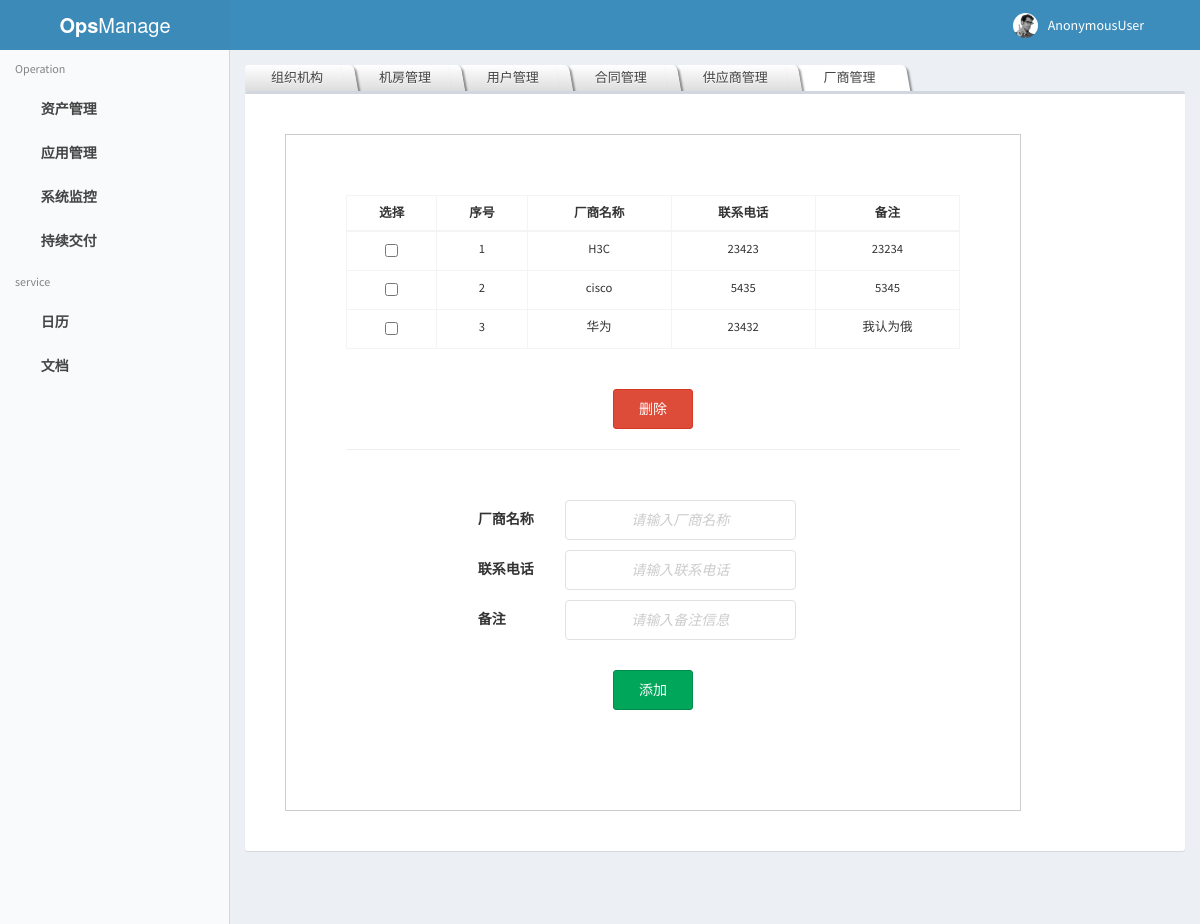
Page /cmdb/vendorManage on the committed database.
### cmdb/models.py (models this page shows, shortened)
class Vendor(models.Model):
    vendor_name = models.CharField(max_length=64, unique=True, verbose_name='厂商名称')
    vendor_phone = models.CharField(max_length=30, blank=True, null=True, verbose_name='支持电话')
    vendor_memo = models.CharField(max_length=128, blank=True, null=True, verbose_name='备注')
    class Meta:
        db_table = 'cmdb_vendor'
        verbose_name = '生产厂商'
        verbose_name_plural = verbose_name

### cmdb/views.py (the view)
def vendorManage(request):
    dvendor = request.POST.getlist('delete_vendor')
    print(dvendor)
    if len(dvendor):
        for i in dvendor:
           Vendor.objects.get(pk=i).delete()
    vendor = Vendor.objects.all()
    if request.user.is_superuser:
        Perm = 1
    else:
        Perm = 0
    context = {
        'USERNAME': str(request.user),
        'Perm': Perm,
        'vendor': vendor,
    }
    return render(request, 'cmdb/basicData/vendorManage.html',context)

### templates/cmdb/basicData/vendorManage.html (shortened to what this page needs)
{% extends "base.html" %}
{% block css_block %}
    <link href="/static/dist/css/tab_css.css" type="text/css" rel="stylesheet">
    <link href="/static/css/form2.css" type="text/css" rel="stylesheet">
{% endblock css_block %}
{% block main_content %}
<ul  id="tabs">
    <li><a href="http://127.0.0.1:8000/cmdb/orgManage" >组织机构</a></li>
    <li><a href="http://127.0.0.1:8000/cmdb/idcManage" >机房管理</a></li>
    <li><a href="http://127.0.0.1:8000/cmdb/userManage" >用户管理</a></li>
    <li><a href="http://127.0.0.1:8000/cmdb/contractManage" >合同管理</a></li>
    <li><a href="http://127.0.0.1:8000/cmdb/supplierManage" >供应商管理</a></li>
    <li id="selectedTab"><a href="http://127.0.0.1:8000/cmdb/vendorManage" >厂商管理</a></li>
</ul>
<div class="row">
        <div class="col-xs-12">
            <div class="box">
                <div class="box-body">
                    <div id="vendorManage" >
                        <section id="getintouch" >
        <div class="container">
            <form method="post" action="vendorManage">
                <table class="table table-bordered table-hover" style="font-size: 0.9em;">
                    <thead>
                    <tr>
                        <th class="text-center">选择</th>
                        <th class="text-center">序号</th>
                        <th class="text-center">厂商名称</th>
                        <th class="text-center">联系电话</th>
                        <th class="text-center">备注</th>
                    </tr>
                    </thead>
                    <tbody>
                    {% for i in vendor %}
                        <tr>
                            <td class="text-center"><input type="checkbox" name="delete_vendor" value="{{ i.pk }}"></td>
                            <td class="text-center">{{ i.pk }}</td>
                            <td class="text-center">{{ i.vendor_name }}</td>
                            <td class="text-center">{{ i.vendor_phone }}</td>
                            <td class="text-center">{{ i.vendor_memo }}</td>
                        </tr>
                    {% endfor %}
                    </tbody>
                </table>
                <div class="row  clearfix">
                    <div class="span10 offset2" style="width: 100%">
                        <input style="width: 80px;height: 40px;margin:0 auto;margin-top:20px;" type="submit"  class=" btn btn-block btn-danger " value="删除">
                    </div>
                </div>
            </form>
            <hr>
            <form class="contact" action="addVendorSubmitM" method="post" style="padding: 30px;margin:0 auto;">
                <div class="row clearfix">
                    <div class="ctrl" style="width: 60%;margin:0 auto;">
                        <label>厂商名称</label>
                        <input style="width: 66%;margin-left: 2em" type="text" name="name" placeholder="请输入厂商名称">
                    </div>
                </div>
                <div class="row clearfix">
                    <div class="ctrl" style="width: 60%;margin:0 auto;">
                        <label>联系电话</label>
                        <input style="width: 66%;margin-left: 2em" type="text" name="phone" placeholder="请输入联系电话">
                    </div>
                </div>
                <div class="row clearfix">
                    <div class="ctrl"  style="width: 60%;margin:0 auto;">
                        <label>备注</label>
                        <input style="width: 66%;margin-left: 4em" type="text" name="memo" placeholder="请输入备注信息">
                    </div>
                </div>
                <div class="row  clearfix">
                    <div class="span10 offset2" style="width: 100%">
                        <input style="width: 80px;height: 40px;margin:0 auto;margin-top:20px;" type="submit"  class="submit btn btn-block btn-success " value="添加">
                    </div>
                </div>
            </form>
        </div>
    </section>
                    </div>
                </div>
            </div>
        </div>
</div>
{% endblock main_content %}

### templates/base.html (shortened to what this page needs)
{% load staticfiles %}
<!DOCTYPE html>
<html>
<head>
    <link rel="stylesheet" href="/static/dist/bootstrap-3.3.7-dist/css/bootstrap.min.css">
    <link rel="stylesheet" href="/static/fonts/font-awesome-4.7.0/css/font-awesome.min.css">
    <link rel="stylesheet" href="/static/dist/ionicons/css/ionicons.min.css">
    <link rel="stylesheet" href="/static/dist/css/AdminLTE.css">
    <link rel="stylesheet" href="/static/dist/css/skins/skin-blue-light.min.css">
        <link rel="stylesheet" href="/static/dist/bootstrap-datepicker/dist/css/bootstrap-datepicker.min.css">
    <link rel="stylesheet" href="/static/dist/bootstrap-daterangepicker/daterangepicker.css">
    <link rel="stylesheet" href="/static/dist/bootstrap-wysihtml5/bootstrap3-wysihtml5.min.css">
    {% block css_block %} {% endblock %}
</head>
<body class="hold-transition  skin-blue-light  sidebar-mini ">
<div class="wrapper">
    <header class="main-header">
        <a href="./index.html" class="logo">
            <span class="logo-lg"><b>Ops</b>Manage</span>
        </a>
        <nav class="navbar " role="navigation">
            <a href="index.html" class="sidebar-toggle" data-toggle="push-menu" role="button">
            </a>
            <div class="navbar-custom-menu ">
                <ul class="nav navbar-nav ">
                    <li class="dropdown user user-menu">
                        <a href="#" class="dropdown-toggle" data-toggle="dropdown">
                            <img src="/static/dist/img/user2-160x160.jpg" class="user-image" alt="User Image">
                            <span class="hidden-xs">{{ USERNAME }}</span>
                        </a>
                    </li>
                    <li>
                        <a href="#" data-toggle="control-sidebar"><i class="fa fa-gears"></i></a>
                    </li>
                </ul>
            </div>
        </nav>
    </header>
    <aside class="main-sidebar">
        <section class="sidebar">
            <ul class="sidebar-menu" data-widget="tree">
                <li class="header"> Operation</li>
                <li class="treeview">
                    <a href="/cmdb/">
                        <i class="fa fa-cubes"></i>
                        <span>资产管理</span>
                        <i class="fa fa-angle-left pull-right"></i>
                    </a>
                </li>
                <li class="treeview">
                    <a href="#">
                        <i class="fa fa-at"></i>
                        <span>应用管理</span>
                        <i class="fa fa-angle-left pull-right"></i>
                    </a>
                </li>
                <li class="treeview">
                    <a href="#">
                        <i class="fa fa-bar-chart"></i>
                        <span>系统监控</span>
                        <i class="fa fa-angle-left pull-right"></i>
                    </a>
                </li>
                <li class="treeview">
                    <a href="#">
                        <i class="fa fa-cogs"></i>
                        <span>持续交付</span>
                        <i class="fa fa-angle-left pull-right"></i>
                    </a>
                </li>
            </ul>
            <ul class="sidebar-menu" data-widget="tree">
                <li class="header">service</li>
                <li>
                  <a href="pages/calendar.html">
                    <i class="fa fa-calendar"></i> <span>日历</span>
                  </a>
                </li>
                <li>
                  <a href="/wiki">
                    <i class="fa fa-pencil-square-o"></i> <span>文档</span>
                  </a>
                </li>
            </ul>
        </section>
    </aside>
    <div class="content-wrapper">
        <section class="content container-fluid">
            {% block main_content %}{% endblock %}
        </section>
    </div>
</div>
</body>
</html>

### static/css/form2.css (style rules this page uses)
.container { padding:60px 60px 60px 60px;margin:30px 30px;background:#fff;border:1px solid #ccc;width:80%; }
.row { margin-bottom:10px; }
.clearfix { *zoom:1; }
.clearfix:before,.clearfix:after { display:table;content:"";line-height:0; }
.clearfix:after { clear:both; }
.contact label { line-height:30px; }
.contact input[type="text"],.contact input[type="date"],.contact select,.contact input[type="password"] { -webkit-box-sizing:border-box; -moz-box-sizing:border-box; box-sizing:border-box; border:1px solid #e1e1e1; box-shadow:none; width:90%; height:40px; padding:4px 6px; font-size:14px; line-height:20px; color:#555; -webkit-border-radius:4px; -moz-border-radius:4px; border-radius:4px; vertical-align:middle; text-align: center; }

### templates/cmdb/basicData/vendorManage.html (style rules this page uses)
#selectedTab a { background: white; }
#selectedTab a::after { background: white; }

### rows in the picture
Vendor: pk "1", vendor_name "H3C", vendor_phone "23423", vendor_memo "23234"
Vendor: pk "2", vendor_name "cisco", vendor_phone "5435", vendor_memo "5345"
Vendor: pk "3", vendor_name "华为", vendor_phone "23432", vendor_memo "我认为俄"

### other values in the picture
{{ USERNAME }} "AnonymousUser"
